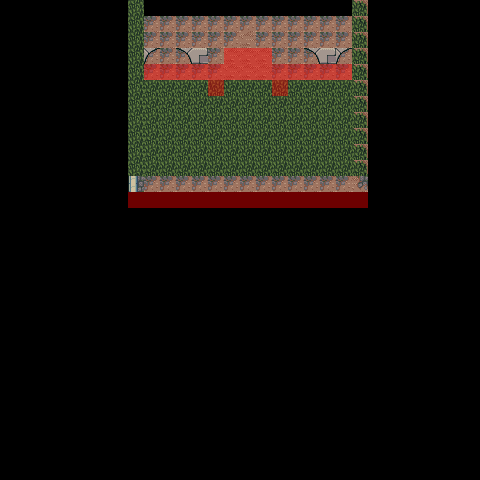

The image is a tile-based game level rendered from a .tmx file. Its description and source (layers, tilesets, objects; grid data summarised) follow:
An orthogonal 30x30 tile map with 16x16 px tiles, 6 tile layers (0-background, 1-detail, 2-collision, 3-background, ...), 2 tilesets.

<map version="1.10" tiledversion="1.11.2" orientation="orthogonal" renderorder="right-down" width="30" height="30" tilewidth="16" tileheight="16" infinite="0" nextlayerid="7" nextobjectid="1">
 <tileset firstgid="1" name="tilesetformattedupdate1" tilewidth="16" tileheight="16" tilecount="1024" columns="32">
  <image source="../art/tileset_arena.png" width="512" height="512" />
 </tileset>
 <tileset firstgid="1025" name="collision_graphic" tilewidth="16" tileheight="16" tilecount="4" columns="2">
  <image source="collision_graphic.png" width="32" height="32" />
 </tileset>
 <layer id="1" name="0-background" width="30" height="30">
  <data>[900 cells, 586 non-empty, 5 distinct tile ids]</data>
 </layer>
 <layer id="2" name="1-detail" width="30" height="30">
  <data>[900 cells, 19 non-empty, 6 distinct tile ids]</data>
 </layer>
 <layer id="3" name="2-collision" width="30" height="30" opacity="0.43">
  <data>[900 cells, 47 non-empty, 1 distinct tile ids]</data>
 </layer>
 <layer id="4" name="3-background" width="30" height="30">
  <data>[900 cells, 43 non-empty, 6 distinct tile ids]</data>
 </layer>
 <layer id="5" name="4-collision" width="30" height="30">
  <data>[900 cells, 0 non-empty, 0 distinct tile ids]</data>
 </layer>
 <layer id="6" name="5-detail" width="30" height="30">
  <data>[900 cells, 0 non-empty, 0 distinct tile ids]</data>
 </layer>
</map>
